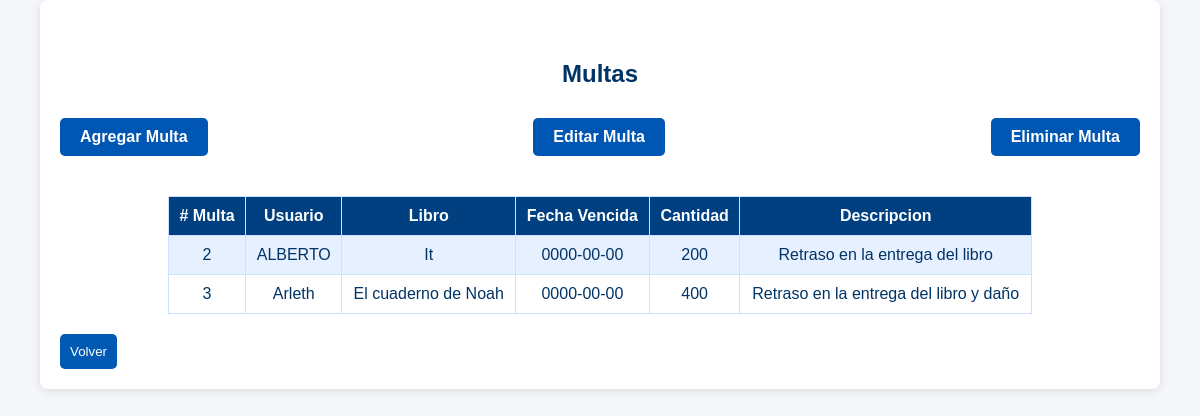
Page /multas.php on the committed database.
### tables this page shows
CREATE TABLE `multas` (
  `id_multa` int(4) NOT NULL,
  `usuario` varchar(100) NOT NULL,
  `titulo` varchar(100) NOT NULL,
  `fecha_vencimiento` date DEFAULT NULL,
  `cantidad_pesos` int(3) NOT NULL,
  `descripcion` varchar(100) NOT NULL
);

### multas.php (the view, shortened to what this page needs)
<?php
include("db.php");
$multas = $pdo->query("SELECT * FROM multas")->fetchALL(PDO::FETCH_ASSOC);
?>
<!DOCTYPE html>
<html lang="en">
<head>
    <link rel="stylesheet" href="styles.css">
    <link rel="stylesheet" href="estilo_HomeUsuario.css">
</head>
<body>
    <div class="container">
        <h2>Multas</h2>
        <div class="acciones">
            <div class="mb-4">
                <a href="agregar_multa.php" class="btn-add">Agregar Multa</a>
            </div>
            <div class="mb-4">
                <a href="editar_multa.php" class="btn-add">Editar Multa</a>
            </div>
            <div class="mb-4">
                <a href="eliminar_multa.php" class="btn-add">Eliminar Multa</a>
            </div>
    </div>
    <table>
        <tr>
            <th># Multa</th>
            <th>Usuario</th>
            <th>Libro</th>
            <th>Fecha Vencida</th>
            <th>Cantidad</th>
            <th>Descripcion</th>
        </tr>
         <?php foreach ($multas as $fila) { ?>
        <tr>
            <td><?php echo $fila["id_multa"]; ?></td>
            <td><?php echo $fila["usuario"]; ?></td>
            <td><?php echo $fila["titulo"]; ?></td>
            <td><?php echo $fila["fecha_vencimiento"]; ?></td>
            <td><?php echo $fila["cantidad_pesos"]; ?></td>
            <td><?php echo $fila["descripcion"]; ?></td>
        </tr>
        <?php } ?>
    </table>
    <div class="botones">
        <input type="button" value="Volver" class="btn-back" onclick="window.location.href='home_usuario.php'">
    </div>
</body>
</html>

### styles.css (style rules this page uses)
body { font-family: Arial, sans-serif; background-color: #e6f0ff; color: #003366; margin: 0; padding: 0; }
h2 { text-align: center; color: #0059b3; }
input[type="submit"], input[type="button"] { margin: 20px 20px 0 0; background-color: #0059b3; color: white; padding: 10px; border: none; border-radius: 5px; cursor: pointer; }
a { color: #0040b3; text-decoration: none; display: block; text-align: center; margin-top: 10px; }
a { display: inline-block; color: white; padding: 10px 0px; border-radius: 5px; text-decoration: none; font-weight: bold; margin-top: 10px; }
.container { width: 90%; margin: auto; padding: 20px; background-color: #fff; border-radius: 8px; box-shadow: 0 2px 10px rgba(0, 0, 0, 0.1); }

### estilo_homeUsuario.css (style rules this page uses)
body { font-family: Arial, sans-serif; background-color: #f4f6f9; margin: 0; padding: 0; }
h2 { color: #003366; text-align: center; padding-top: 20px; }
.btn-add { background-color: #0056b3; color: white; padding: 10px 20px; border-radius: 5px; text-decoration: none; margin-bottom: 20px; }
.acciones { display: flex; justify-content: space-between; margin-bottom: 20px; }

### multas.php (style rules this page uses)
table { width: 80%; margin: auto; border-collapse: collapse; background-color: #fff; }
th, td { padding: 10px; border: 1px solid #cce0ff; text-align: center; }
th { background-color: #004080; color: white; }
tr:nth-child(even) { background-color: #e6f0ff; }

### rows in the picture
multas: id_multa "2", usuario "ALBERTO", titulo "It", fecha_vencimiento "0000-00-00", cantidad_pesos "200", descripcion "Retraso en la entrega del libro"
multas: id_multa "3", usuario "Arleth", titulo "El cuaderno de Noah", fecha_vencimiento "0000-00-00", cantidad_pesos "400", descripcion "Retraso en la entrega del libro y daño"
